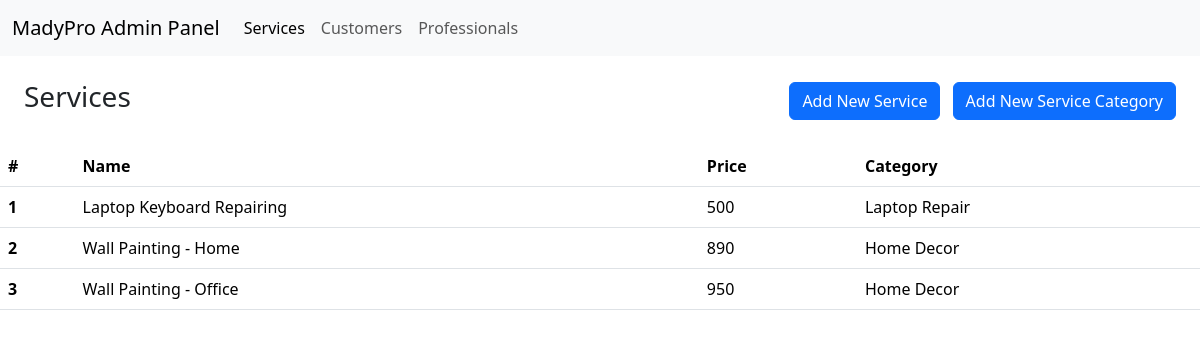
The app's page /admin/services with its own data.
### app.py (models this page shows, shortened)
class Service(db.Model):
    id = db.Column(db.Integer, autoincrement=True, primary_key=True)
    name = db.Column(db.String, unique=True, nullable=False)
    price = db.Column(db.Integer, nullable=False)
    description = db.Column(db.Text)
    category_id = db.Column(db.Integer, db.ForeignKey('category.id'), nullable=False)
    professionals = db.relationship('Professional', backref='service', lazy=True)

class Category(db.Model):
    id = db.Column(db.Integer, primary_key=True)
    name = db.Column(db.String(100), nullable=False, unique=True)
    services = db.relationship('Service', backref='category', lazy=True)

### app.py (the view)
@app.route("/admin/services")
def admin_services():
    all_services = Service.query.all()
    return render_template("services_admin.html", services=all_services)

### templates/services_admin.html
{% extends 'admin.html' %}
{% block content %}
    <div class="d-flex justify-content-between align-items-center m-4">
        <h3>Services</h3>
        <div>
            <a href="{{ url_for('add_service') }}" class="btn btn-primary me-2">Add New Service</a>
            <a href="{{ url_for('add_category') }}" class="btn btn-primary">Add New Service Category</a>
        </div>
    </div>
    <table class="table table-hover">
        <thead>
            <tr>
                <th scope="col">#</th>
                <th scope="col">Name</th>
                <th scope="col">Price</th>
                <th scope="col">Category</th>
            </tr>
        </thead>
        <tbody>
            {% for service in services %}
            <tr>
                <th scope="row">{{ service.id }}</th>
                <td>{{ service.name }}</td>
                <td>{{ service.price }}</td>
                <td>{{ service.category.name }}</td>
            </tr>
            {% endfor %}
        </tbody>
    </table>
{% endblock %}

### templates/admin.html (shortened to what this page needs)
<!DOCTYPE html>
<html lang="en">
<head>
    <link href="https://cdn.jsdelivr.net/npm/bootstrap@5.3.3/dist/css/bootstrap.min.css" rel="stylesheet">
</head>
<body>
    <nav class="navbar navbar-expand-lg bg-body-tertiary">
        <div class="container-fluid">
          <a class="navbar-brand" href="#">MadyPro Admin Panel</a>
          <div class="collapse navbar-collapse" id="navbarNavAltMarkup">
            <div class="navbar-nav">
              <a class="nav-link active" href="{{ url_for('admin_services') }}">Services</a>
              <a class="nav-link" href="{{ url_for('admin_customers') }}">Customers</a>
              <a class="nav-link" href="{{ url_for('admin_professionals') }}">Professionals</a>
            </div>
          </div>
        </div>
    </nav>
    {% block content %}
    {% endblock %}
</body>
</html>

### records on screen
Service: id "1", name "Laptop Keyboard Repairing", price "500", category.name "Laptop Repair"
Service: id "2", name "Wall Painting - Home", price "890", category.name "Home Decor"
Service: id "3", name "Wall Painting - Office", price "950", category.name "Home Decor"
